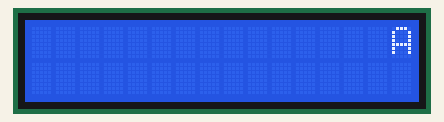
Recording of a sketch running on a simulated Arduino Uno, built with avr-gcc and run on an emulated ATmega328P. On the bench: 16×2 character LCD.

Above: at 3.6 s.
At 6.6 s:
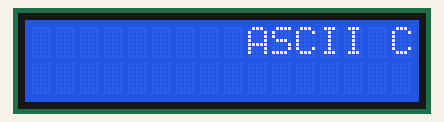
At 12.2 s:
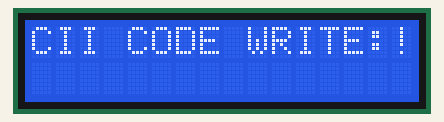
At 21.2 s:
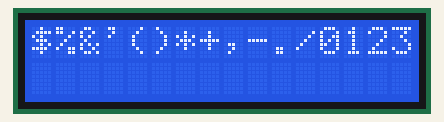
At 30.2 s:
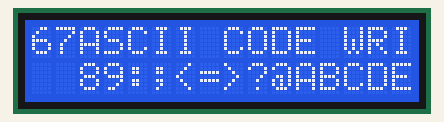
At 39.2 s:
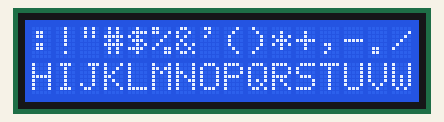

Measured:
- what the display in image 0 shows lasts 0.5 s, from 3.6 s to 4.1 s

The sketch:

LiquidCrystal_LCD_I2C_4.ino
```cpp
#include <Wire.h>
#include <LiquidCrystal_I2C.h>

LiquidCrystal_I2C lcd(0x3F,16,2); // set the LCD address to 0x27 or 0x3F

void setup()
{
  lcd.init();
}

void loop()
{
  //Backlight on/off
  lcd.backlight();

  //cursor
  lcd.setCursor(0,0);

  //write function
  lcd.autoscroll();
  lcd.print("ASCII CODE WRITE:");
  for( int i=0x21 ; i<0x7F ; i++ )
  {
    lcd.write(i);
    delay(500);
  }
  delay(5000);

  lcd.clear();
  lcd.noBacklight();
  delay(1000);
}
```
